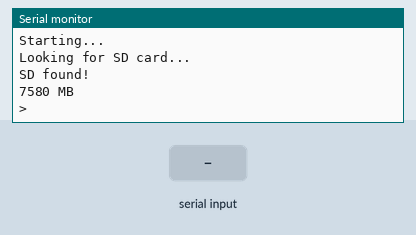
Bench run of a sketch on a simulated ESP32. On the bench: the last lines printed to the serial monitor. The test bench sets the inputs (shaded band). Storage starts empty.

Above: at 1.2 s.
1.3 s: "HELP" received over Serial
At 3.2 s:
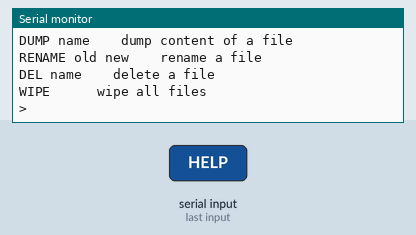
3.8 s: "DIR" received over Serial
At 6.0 s:
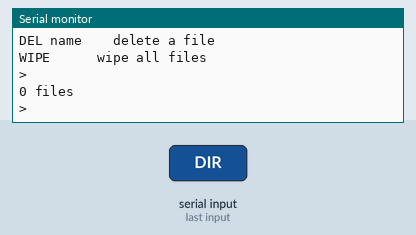
6.3 s: "RENAME" received over Serial
At 7.8 s:
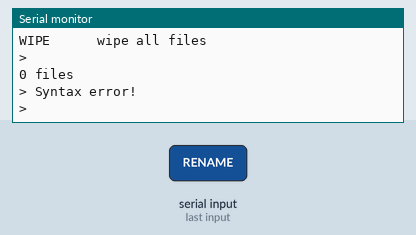
8.8 s: "DEL" received over Serial
At 11.0 s:
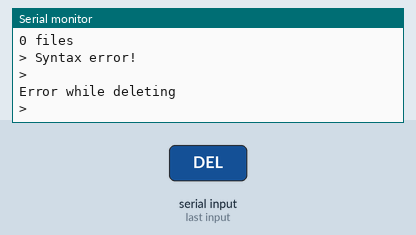
11.3 s: "WIPE" received over Serial
At 13.0 s:
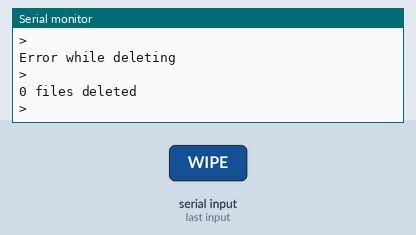

Measured:
- after the input at 1.3 s, the serial monitor: prints a new line after 1.0 s (image 1)
- after the input at 3.8 s, the serial monitor: prints a new line after 1.0 s (image 2)
- after the input at 6.3 s, the serial monitor: prints a new line after 1.0 s (image 3)
- after the input at 8.8 s, the serial monitor: prints a new line after 1.0 s (image 4)
- after the input at 11.3 s, the serial monitor: prints a new line after 1.0 s (image 5)

The sketch:

L0adra-SD-Transfer.ino
```cpp
#include <FS.h>
#include <SD.h>
#include <SPI.h>
#include "pinout.h"

SPIClass sdSPI(HSPI);

void setup(){
    sdSPI.begin(SD_SCK_PIN, SD_MISO_PIN, SD_MOSI_PIN, SD_CS_PIN);
    Serial.begin(115200);
    Serial.println();
    Serial.println("Starting...");
    Serial.println("Looking for SD card...");
    if(!SD.begin(SD_CS_PIN, sdSPI)){
        Serial.println("Card Mount Failed");
        return;
    }
    uint8_t cardType = SD.cardType();

    if(cardType == CARD_NONE){
        Serial.println("No SD found!");
        return;
    }

    Serial.println("SD found!");
    Serial.print(SD.cardSize() / (1024 * 1024));
    Serial.println(" MB");
}

void loop(){ processCommand(readCommand()); }

String readCommand() {
  Serial.println();
  Serial.print("> ");
  Serial.flush();
  while (Serial.available() == 0) {}
  String command = Serial.readString();
  command.trim();
  return command;
}

void processCommand(String command) {
  if (command.startsWith("HELP")) {
    processHelp();
    return;
  }
  if (command.startsWith("DIR")) {
    processDir();
    return;
  }
  if (command.startsWith("DUMP")) {
    command = command.substring(String("DUMP").length());
    command.trim();
    processDump(command);
    return;
  }
  if (command.startsWith("RENAME")) {
    command = command.substring(String("RENAME").length());
    command.trim();
    processRename(command);
    return;
  }
  if (command.startsWith("DEL")) {
    command = command.substring(String("DEL").length());
    command.trim();
    processDelete(command);
    return;
  }
  if (command.startsWith("WIPE")) {
    processWipe();
    return;
  }
  else Serial.println("Command not supported or syntax error. type 'HELP' for command list");
}

void processHelp() {
  Serial.println();
  Serial.println("List of available commands:");
  Serial.println("DIR \t\t list files in root directory");
  Serial.println("DUMP name \t dump content of a file");
  Serial.println("RENAME old new \t rename a file");
  Serial.println("DEL name \t delete a file");
  Serial.println("WIPE \t\t wipe all files");
}

void processDir() {
  int count = 0;
  File dir = SD.open("/");
    if(!dir){
        Serial.println("Failed to open directory");
        return;
    }
  Serial.println();
  File file = dir.openNextFile();
  while(file){
      if(!file.isDirectory()){
          count ++;
          Serial.print(file.name());
          Serial.print(" (");
          Serial.print(file.size());
          Serial.println(" bytes)");
      }
      file = dir.openNextFile();
  }
  Serial.println(String(count) + " files");
}

void processDump(String filename){

    File file = SD.open("/" + filename);
    if(!file){
        Serial.println("Failed to open " + filename);
        return;
    }
    Serial.println();
    while(file.available()){
        Serial.write(file.read());
    }
    file.close();
}

void processRename(String fileNames){
    int spaceIndex = fileNames.indexOf(' ');
    if (spaceIndex == -1) {
      Serial.println("Syntax error!");
      return;
    }
    String oldFileName = fileNames.substring(0, spaceIndex);
    oldFileName.trim();
    String newFileName = fileNames.substring(spaceIndex+1);
    oldFileName.trim();

    Serial.println();
    if (SD.rename("/" + oldFileName, "/" + newFileName)) {
        Serial.println(oldFileName + " successfully renamed to " + newFileName);
    }
    else {
        Serial.println("Error while renaming " + oldFileName + " to " + newFileName);
    }
}

void processDelete(String filename){
    Serial.println();
    if(SD.remove("/" + filename)){
         Serial.println(filename + " successfully deleted");
    }
    else {
        Serial.println("Error while deleting " + filename);
    }
}

void processWipe() {
  int count = 0;
  File dir = SD.open("/");
    if(!dir){
        Serial.println("Failed to open directory");
        return;
    }
  Serial.println();
  File file = dir.openNextFile();
  while(file){
      if(!file.isDirectory()) {
          Serial.print(".");
          if (SD.remove("/" + String(file.name())))
            count ++;
      }
      file = dir.openNextFile();
  }
  Serial.println();
  Serial.println(String(count) + " files deleted");
}
```

pinout.h
```cpp
#define SD_CS_PIN 23
#define SD_SCK_PIN 13
#define SD_MOSI_PIN 12
#define SD_MISO_PIN 34
```
